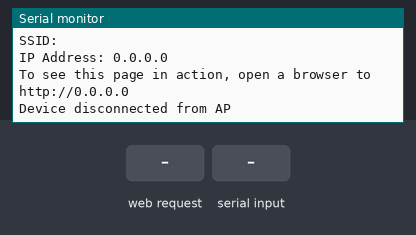
This sketch was run on a simulated Arduino Nano RP2040 Connect. On the bench: the last lines printed to the serial monitor. The inputs (shaded band) are chosen by the test bench.

Above: at 11.2 s.
11.3 s: HTTP request GET /F received
At 11.9 s:
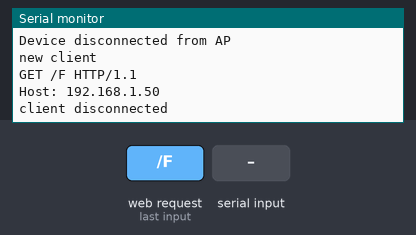
12.8 s: "1\n" received over the second serial link
At 14.0 s:
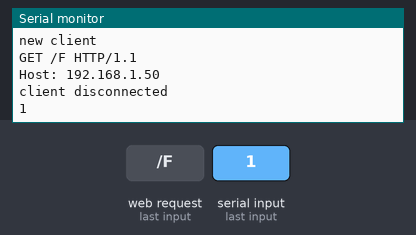
14.3 s: HTTP request GET /P received
At 15.4 s:
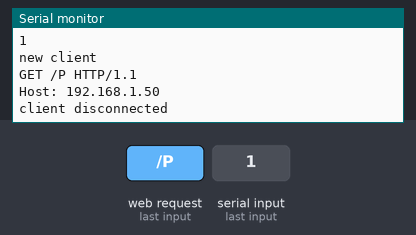
15.8 s: HTTP request GET /B received
At 16.6 s:
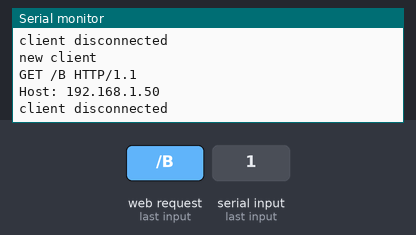
17.3 s: HTTP request GET /L received
At 17.7 s:
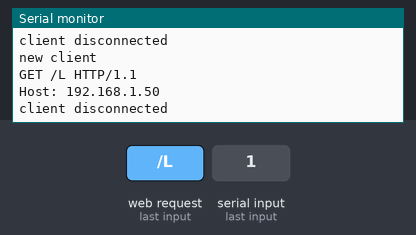
18.8 s: HTTP request GET /R received
At 20.1 s:
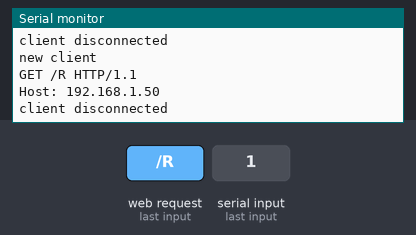

Measured:
- after the input at 11.3 s, the serial monitor: prints a new line at once (image 1)
- after the input at 12.8 s, the serial monitor: prints a new line at once (image 2)
- after the input at 14.3 s, the serial monitor: prints a new line at once (image 3)
- after the input at 15.8 s, the serial monitor: prints a new line at once (image 4)
- after the input at 17.3 s, the serial monitor: prints a new line at once (image 5)
- after the input at 18.8 s, the serial monitor: prints a new line at once (image 6)

The sketch:

AP_SimpleWebServer.ino
```cpp
/*
  WiFi Web Server LED Blink

  A simple web server that lets you blink an LED via the web.
  This sketch will create a new access point (with no password).
  It will then launch a new server and print out the IP address
  to the Serial Monitor. From there, you can open that address in a web browser
  to turn on and off the LED on pin 13.

  If the IP address of your board is yourAddress:
    http://yourAddress/H turns the LED on
    http://yourAddress/L turns it off

  created 25 Nov 2012
  by Tom Igoe
  adapted to WiFi AP by Adafruit
 */

// PARTE INICIAL

#include <SPI.h>
#include <WiFiNINA.h>
#include "arduino_secrets.h"
///////please enter your sensitive data in the Secret tab/arduino_secrets.h
char ssid[] = SECRET_SSID;        // your network SSID (name)
char pass[] = SECRET_PASS;    // your network password (use for WPA, or use as key for WEP)
int keyIndex = 0;                // your network key index number (needed only for WEP)


int status = WL_IDLE_STATUS;
WiFiServer server(80);

void setup() {
  // Estabelecimento das comunicações

   Serial1.begin(9600);

  Serial.begin(9600);


  while (!Serial) {
    ; // wait for serial port to connect. Needed for native USB port only
  }

  Serial.println("Access Point Web Server");

        // set the LED pin mode

  // check for the WiFi module:
  if (WiFi.status() == WL_NO_MODULE) {
    Serial.println("Communication with WiFi module failed!");
    // don't continue
    while (true);
  }

  String fv = WiFi.firmwareVersion();
  if (fv < WIFI_FIRMWARE_LATEST_VERSION) {
    Serial.println("Please upgrade the firmware");
  }
  // by default the local IP address will be 192.168.4.1
  // you can override it with the following:
  // WiFi.config(IPAddress(10, 0, 0, 1));
  // print the network name (SSID);
  Serial.print("Creating access point named: ");
  Serial.println(ssid);
  // Create open network. Change this line if you want to create an WEP network:
  status = WiFi.beginAP(ssid, pass);
  if (status != WL_AP_LISTENING) {
    Serial.println("Creating access point failed");
    // don't continue
    while (true);
  }

  // wait 10 seconds for connection:
  delay(10000);

  // start the web server on port 80
  server.begin();


  // you're connected now, so print out the status
printWiFiStatus();
}


void loop() {
String readString;
String Q;


    while (Serial1.available()){
      delay(1);
      if(Serial1.available()>0){
        char c = Serial1.read();
        Serial.print(c);
        if(isControl(c)){
          break;
        }
      }
    }
    while(Serial.available()){
      delay(1);
      if(Serial.available()>0){
        char c = Serial.read();
        if(isControl(c)){
          break;
        }
        readString +=c;

      }


    }


  // Estabelecimento das comunicações
  // compare the previous status to the current status
  if (status != WiFi.status()) {
    // it has changed update the variable
    status = WiFi.status();

    if (status == WL_AP_CONNECTED) {
      // a device has connected to the AP
      Serial.println("Device connected to AP");
    } else {
      // a device has disconnected from the AP, and we are back in listening mode
      Serial.println("Device disconnected from AP");
    }
  }


  WiFiClient client = server.available();   // listen for incoming clients

  if (client) {                             // if you get a client,
    Serial.println("new client");           // print a message out the serial port
    String currentLine = "";                // make a String to hold incoming data from the client
    while (client.connected()) {            // loop while the client's connected
      delayMicroseconds(10);                // This is required for the Arduino Nano RP2040 Connect - otherwise it will loop so fast that SPI will never be served.
      if (client.available()) {             // if there's bytes to read from the client,
        char c = client.read();             // read a byte, then
        Serial.write(c);                    // print it out the serial monitor
        if (c == '\n') {                    // if the byte is a newline character

          // if the current line is blank, you got two newline characters in a row.
          // that's the end of the client HTTP request, so send a response:
          if (currentLine.length() == 0) {
            // HTTP headers always start with a response code (e.g. HTTP/1.1 200 OK)
            // and a content-type so the client knows what's coming, then a blank line:
            client.println("HTTP/1.1 200 OK");
            client.println("Content-type:text/html");
            client.println();
            // the content of the HTTP response follows the header:
            // The HTTP response ends with another blank line:
            client.println();
            // break out of the while loop:
            break;
          }
          else {      // if you got a newline, then clear currentLine:
            currentLine = "";
          }
        }
        else if (c != '\r') {    // if you got anything else but a carriage return character,
          currentLine += c;      // add it to the end of the currentLine
        }


// ANALISE DA MENSAGEM E RESPOSTA
        // Check to see if the client request was "GET /H" or "GET /L":
        if (currentLine.endsWith("GET /F")) {
         Serial1.print("F");            // Para andar para para frente
        }
        if (currentLine.endsWith("GET /P")) {
         Serial1.print("P"); // Para andar para para frente
        }
         if (currentLine.endsWith("GET /B")) {
         Serial1.print("B");            // Para andar para para Trás
        }
         if (currentLine.endsWith("GET /L")) {
         Serial1.print("L");            // Para andar para para Lado esquerdo
        }
         if (currentLine.endsWith("GET /R")) {
         Serial1.print("R");            // Para andar para para Lado direito
        }
         if (currentLine.endsWith("GET /I")) {
         Serial1.print("I");            // Para andar para para frente direita
        }
         if (currentLine.endsWith("GET /G")) {
         Serial1.print("G");            // Para andar para para frente esquerda
        }
         if (currentLine.endsWith("GET /J")) {
         Serial1.print("J");            // Para andar para para Tras direita
        }
         if (currentLine.endsWith("GET /H")) {
         Serial1.print("H");            // Para andar para para Tras esquerda
        }
        // Velocidade
          if (currentLine.endsWith("GET /0")) {
         Serial1.print("0");            // Velocidade 100
        }
         if (currentLine.endsWith("GET /1")) {
         Serial1.print("1");            // Velocidade 120
        }
         if (currentLine.endsWith("GET /2")) {
         Serial1.print("2");            // Velocidade 135
        }
         if (currentLine.endsWith("GET /3")) {
         Serial1.print("3");            // Velocidade 155
        }
         if (currentLine.endsWith("GET /4")) {
         Serial1.print("4");            // Velocidade 170
        }
         if (currentLine.endsWith("GET /5")) {
         Serial1.print("5");            // Velocidade 185
        }
         if (currentLine.endsWith("GET /6")) {
         Serial1.print("6");            // Velocidade 195
        }
         if (currentLine.endsWith("GET /7")) {
         Serial1.print("7");           // Velocidade 215
        }
         if (currentLine.endsWith("GET /8")) {
         Serial1.print("8");            // Velocidade 235
        }
         if (currentLine.endsWith("GET /9")) {
         Serial1.print("9");            // Velocidade 255
        }

         if (currentLine.endsWith("GET /S")) {
         Serial1.print("S");            // Parar O carro
        }
      }
    }
    // close the connection:
    client.stop();
    Serial.println("client disconnected");
  }

}
void printWiFiStatus() {
  // print the SSID of the network you're attached to:
  Serial.print("SSID: ");
  Serial.println(WiFi.SSID());

  // print your WiFi shield's IP address:
  IPAddress ip = WiFi.localIP();
  Serial.print("IP Address: ");
  Serial.println(ip);

  // print where to go in a browser:
  Serial.print("To see this page in action, open a browser to http://");
  Serial.println(ip);

}
```

arduino_secrets.h
```cpp
// Both SSID and password must be 8 characters or longer
#define SECRET_SSID "Grupoalpha"
#define SECRET_PASS "Grupoalpha"
```
